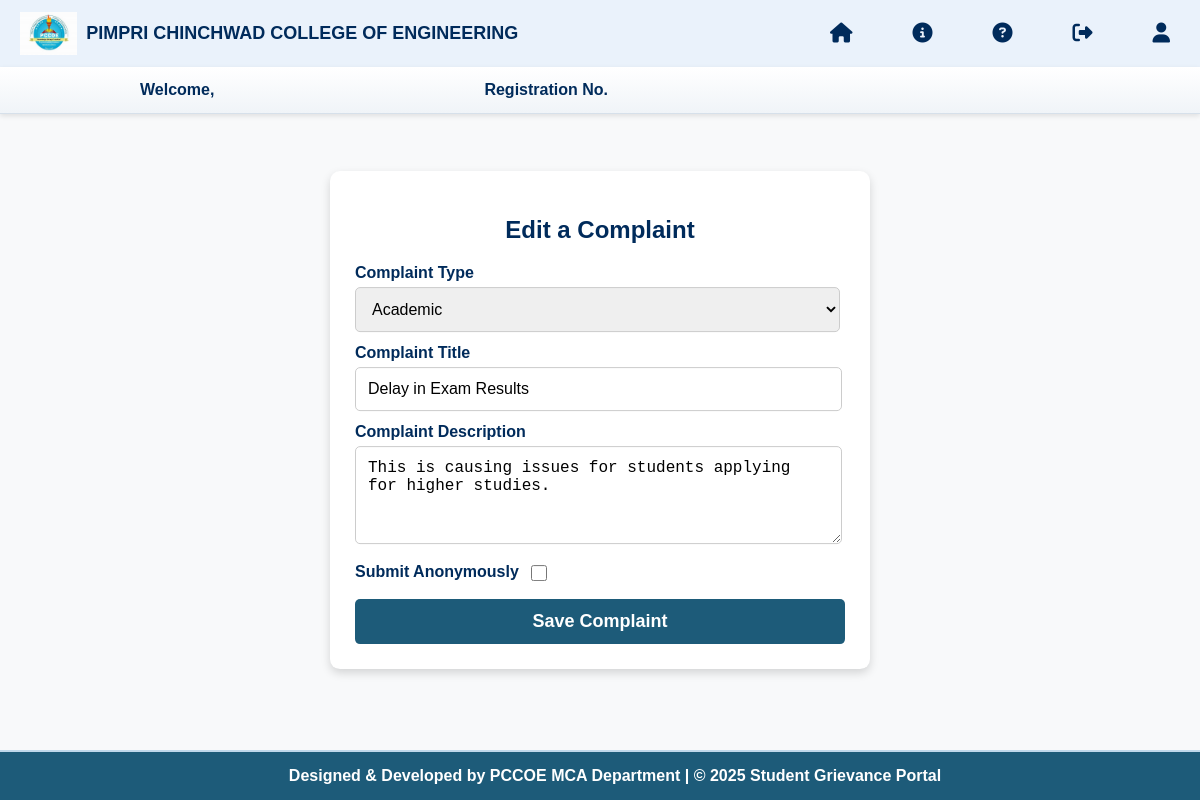
Page /edit-complaint/22/ on the committed database.
### grievance_portal/models.py (models this page shows, shortened)
class Complaint(models.Model):
    COMPLAINT_CATEGORIES = [
        ('Academic', 'Academic'),
        ('Hostel', 'Hostel'),
        ('Mess', 'Mess'),
        ('Facilities', 'Facilities'),
        ('Faculties', 'Faculties'),
        ('Canteen', 'Canteen'),
        ('Others', 'Others'),
    ]
    STATUS_CHOICES = [
        ('Pending', 'Pending'),
        ('In Progress', 'In Progress'),
        ('Resolved', 'Resolved'),
        ('Rejected', 'Rejected'),
    ]
    id = models.AutoField(primary_key=True)
    prn = models.ForeignKey(Student, to_field="prn", on_delete=models.CASCADE, null=True, blank=True)  # Link to Student using PRN
    complaint_type = models.CharField(max_length=50, choices=COMPLAINT_CATEGORIES)
    title = models.CharField(max_length=255)
    description = models.TextField()
    anonymous = models.BooleanField(default=False)
    created_at = models.DateTimeField(auto_now_add=True)
    status = models.CharField(max_length=20, choices=STATUS_CHOICES, default='Pending')

### grievance_portal/views.py (the view, shortened to what this page needs)
# urls.py: path("edit-complaint/<int:complaint_id>/", views.edit_complaint, name="edit_complaint"),
def edit_complaint(request, complaint_id):
    complaint = Complaint.objects.get(id=complaint_id)
    complaint_types = ["Academic", "Hostel", "Mess", "Facilities", "Faculties", "Canteen", "Others"]
    if complaint.status == "Pending":
        return render(request, 'edit_complaint.html', {'complaint':complaint, 'complaint_types':complaint_types})
    return render(request, 'edit_complaint.html')

### grievance_portal/context_processors.py (called while the page is built, shortened)
def student_info(request):
    return {}  # Return empty if session does not exist

### grievance_portal/templates/edit_complaint.html (shortened to what this page needs)
{% extends 'base.html' %}
{% load static %}
{% block extra_css %}
    <link rel="stylesheet" href="{% static 'css/editcomplaint.css' %}">
{% endblock %}
{% block content %}
<div class="complaint-container">
    <h2>Edit a Complaint</h2>
    <form method="POST" id="complaint-form">
        <label>Complaint Type</label>
        <select name="complaint_type" required>
            {% for type in complaint_types %}
                <option value="{{ type }}" {% if complaint.complaint_type == type %}selected{% endif %}>
                    {{ type }}
                </option>
            {% endfor %}
        </select>
        <label>Complaint Title</label>
        <input type="text" name="title" value="{{ complaint.title }}" placeholder="Enter complaint title" required>
        <label>Complaint Description</label>
        <textarea name="description" rows="4"  placeholder="Enter details..." required>{{ complaint.description }}</textarea>
        <label>Submit Anonymously<input type="checkbox" name="anonymous" value="anonymous"> </label>
        <button type="submit" class="btn">Save Complaint</button>
    </form>
</div>
{% endblock %}

### grievance_portal/static/css/basestyle.css (style rules this page uses)
body { margin: 0; padding: 0; font-family: "Arial", sans-serif; background-color: #f8f9fa; }

### grievance_portal/static/css/editcomplaint.css (style rules this page uses)
.complaint-container { margin-top: 20px; margin-bottom: 20px; background: white; padding: 25px; border-radius: 10px; box-shadow: 0px 4px 10px rgba(0, 0, 0, 0.15); width: 490px; text-align: left; position: absolute; top: 50%; left: 50%; transform: translate(-50%, -50%); }
h2 { color: #002B5B; text-align: center; }
label { font-weight: bold; display: flex; align-items: center; gap: 8px; margin-top: 12px; color: #002B5B; }
input::placeholder, textarea::placeholder { color: #888; }
input, select, textarea { width: 94%; padding: 12px; margin-top: 5px; border-radius: 5px; border: 1px solid #ccc; font-size: 16px; }
input[type="checkbox"] { width: 16px; height: 16px; }
select { width: 485px; }
.btn { width: 100%; padding: 12px; background-color: #1D5B79; color: white; border: none; border-radius: 5px; cursor: pointer; font-size: 18px; font-weight: bold; text-align: center; margin-top: 15px; transition: 0.3s; }

### rows in the picture
Complaint: complaint_type "Academic", title "Delay in Exam Results", description "This is causing issues for students applying for higher studies."
